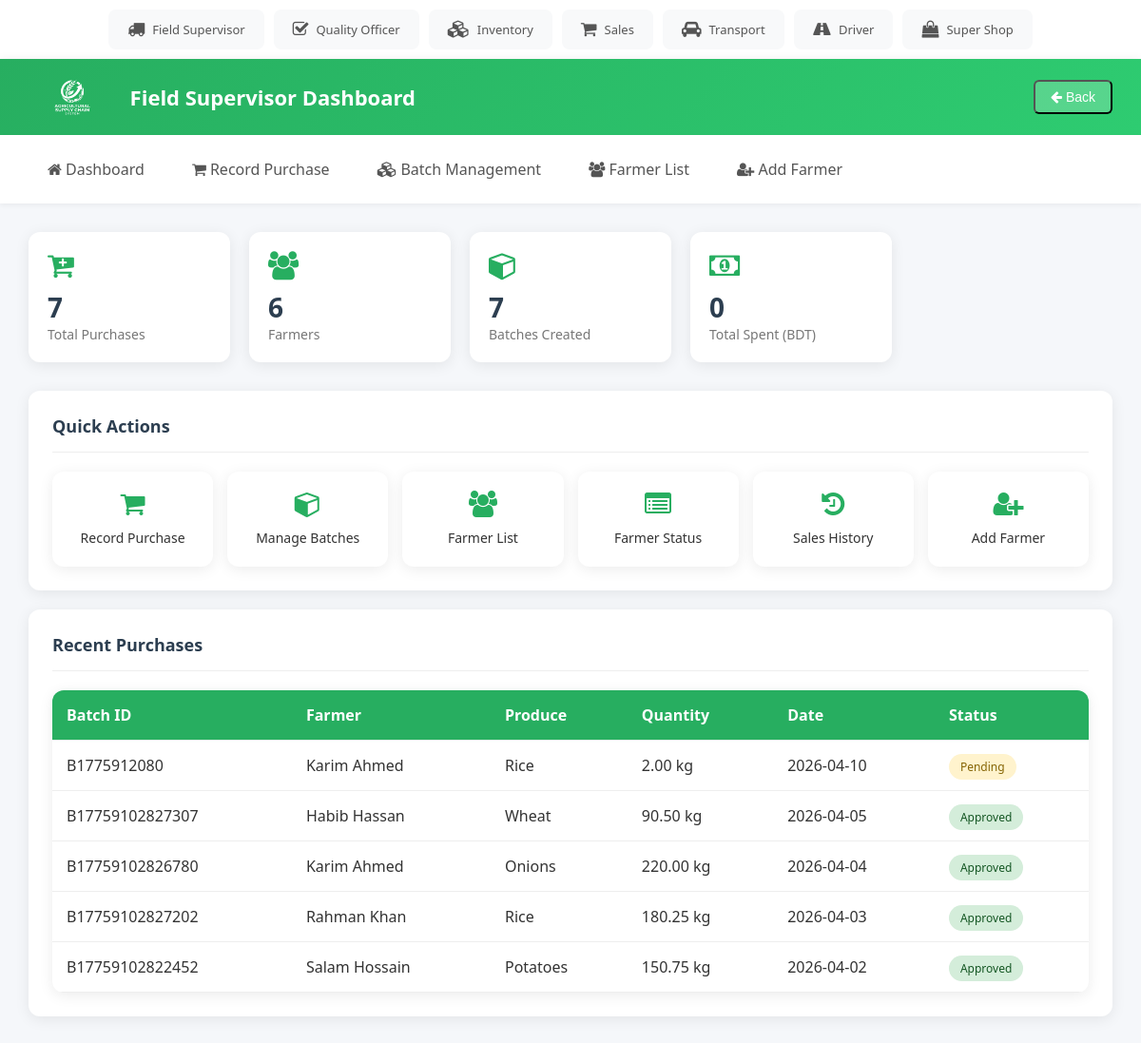
Screenshot of /field_supervisor/dashboard.php with the database file from the repository.
### tables this page shows
CREATE TABLE `Batches` (
  `batch_id` int(11) NOT NULL,
  `batch_number` varchar(50) NOT NULL,
  `product_id` int(11) DEFAULT NULL,
  `farmer_id` int(11) DEFAULT NULL,
  `supervisor_id` int(11) DEFAULT NULL,
  `quantity` decimal(10,2) DEFAULT NULL,
  `unit` varchar(20) DEFAULT NULL,
  `purchase_date` timestamp NOT NULL DEFAULT current_timestamp()
);

CREATE TABLE `Farmers` (
  `farmer_id` int(11) NOT NULL,
  `name` varchar(100) NOT NULL,
  `location` varchar(255) DEFAULT NULL,
  `contact_info` varchar(50) DEFAULT NULL
);

CREATE TABLE `Products` (
  `product_id` int(11) NOT NULL,
  `product_name` varchar(100) NOT NULL,
  `category` varchar(50) DEFAULT NULL
);

CREATE TABLE `Quality_Checks` (
  `check_id` int(11) NOT NULL,
  `batch_id` int(11) DEFAULT NULL,
  `officer_id` int(11) DEFAULT NULL,
  `quality_tag` varchar(50) DEFAULT NULL,
  `comments` text DEFAULT NULL,
  `check_date` timestamp NOT NULL DEFAULT current_timestamp()
);

### field_supervisor/dashboard.php (the view, shortened to what this page needs)
<?php
include "../db.php";
$total_batches = 0;
$total_farmers = 0;
$total_earnings = 0;
$result = $conn->query("SELECT COUNT(*) AS total FROM Batches");
if ($result) {
    $total_batches = $result->fetch_assoc()['total'];
}
$result = $conn->query("SELECT COUNT(*) AS total FROM Farmers");
if ($result) {
    $total_farmers = $result->fetch_assoc()['total'];
}
$total_purchases = $total_batches;
$recent_sql = "SELECT b.batch_number, f.name AS farmer_name, p.product_name, b.quantity, b.unit, DATE_FORMAT(b.purchase_date, '%Y-%m-%d') AS purchase_date, q.quality_tag FROM Batches b JOIN Farmers f ON b.farmer_id=f.farmer_id JOIN Products p ON b.product_id=p.product_id LEFT JOIN Quality_Checks q ON b.batch_id=q.batch_id ORDER BY b.purchase_date DESC LIMIT 5";
$recent_result = $conn->query($recent_sql);
?>
<!DOCTYPE html>
<html lang="en">
  <head>
    <link rel="stylesheet" href="../style.css" />
    <link rel="stylesheet" href="https://cdnjs.cloudflare.com/ajax/libs/font-awesome/4.7.0/css/font-awesome.min.css" />
  </head>
  <body>
    <main>
      <div class="stats-grid">
        <div class="stat-card">
          <i class="fa fa-cart-plus"></i>
          <div class="value"><?php echo $total_purchases; ?></div>
          <div class="label">Total Purchases</div>
        </div>
        <div class="stat-card">
          <i class="fa fa-users"></i>
          <div class="value"><?php echo $total_farmers; ?></div>
          <div class="label">Farmers</div>
        </div>
        <div class="stat-card">
          <i class="fa fa-cube"></i>
          <div class="value"><?php echo $total_batches; ?></div>
          <div class="label">Batches Created</div>
        </div>
        <div class="stat-card">
          <i class="fa fa-money"></i>
          <div class="value"><?php echo $total_earnings; ?></div>
          <div class="label">Total Spent (BDT)</div>
        </div>
      </div>
      <div class="card">
        <div class="card-header">
          <span class="card-title">Quick Actions</span>
        </div>
        <div class="quick-actions">
          <a href="record_purchase.php" class="action-btn">
            <i class="fa fa-shopping-cart"></i>
            <span>Record Purchase</span>
          </a>
          <a href="batch_management.php" class="action-btn">
            <i class="fa fa-cube"></i>
            <span>Manage Batches</span>
          </a>
          <a href="farmer_list.php" class="action-btn">
            <i class="fa fa-users"></i>
            <span>Farmer List</span>
          </a>
          <a href="farmer_status.php" class="action-btn">
            <i class="fa fa-list-alt"></i>
            <span>Farmer Status</span>
          </a>
          <a href="farmer_history.php" class="action-btn">
            <i class="fa fa-history"></i>
            <span>Sales History</span>
          </a>
          <a href="add_farmer.php" class="action-btn">
            <i class="fa fa-user-plus"></i>
            <span>Add Farmer</span>
          </a>
        </div>
      </div>
      <div class="card">
        <div class="card-header">
          <span class="card-title">Recent Purchases</span>
        </div>
        <table>
          <tr>
            <th>Batch ID</th>
            <th>Farmer</th>
            <th>Produce</th>
            <th>Quantity</th>
            <th>Date</th>
            <th>Status</th>
          </tr>
          <?php if ($recent_result && $recent_result->num_rows > 0) {
            while ($row = $recent_result->fetch_assoc()) {
              $status = $row['quality_tag'] ? 'Approved' : 'Pending';
              $status_class = $status === 'Approved' ? 'completed' : 'pending';
          ?>
          <tr>
            <td><?php echo htmlspecialchars($row['batch_number']); ?></td>
            <td><?php echo htmlspecialchars($row['farmer_name']); ?></td>
            <td><?php echo htmlspecialchars($row['product_name']); ?></td>
            <td><?php echo htmlspecialchars($row['quantity'] . ' ' . $row['unit']); ?></td>
            <td><?php echo htmlspecialchars($row['purchase_date']); ?></td>
            <td><span class="status <?php echo $status_class; ?>"><?php echo $status; ?></span></td>
          </tr>
          <?php }
          } else {
            echo '<tr><td colspan="6">No recent purchases available.</td></tr>';
          }
          $conn->close(); ?>
        </table>
      </div>
    </main>
  </body>
</html>

### style.css (style rules this page uses)
* { box-sizing: border-box; }
body { margin: 0; font-family: 'Segoe UI', Tahoma, Geneva, Verdana, sans-serif; background: #f5f7fa; color: #333; }
.topbar { background: white; padding: 10px 20px; display: flex; justify-content: center; box-shadow: 0 2px 10px rgba(0,0,0,0.08); overflow-x: auto; }
.topbar-users { display: flex; gap: 10px; flex-wrap: nowrap; }
.topbar-user { display: flex; align-items: center; gap: 8px; padding: 10px 18px; background: #f8f9fa; border-radius: 8px; text-decoration: none; color: #555; font-size: 13px; font-weight: 500; white-space: nowrap; transition: all 0.3s; border: 2px solid transparent; }
.topbar-user i { font-size: 18px; }
header { background: linear-gradient(135deg, #27ae60, #2ecc71); color: white; padding: 15px 30px; display: flex; align-items: center; justify-content: space-between; box-shadow: 0 2px 10px rgba(0,0,0,0.1); }
header .header-left { display: flex; align-items: center; gap: 15px; }
header .logo { height: 50px; border-radius: 8px; }
header .title { font-size: 22px; font-weight: 600; }
header .back-btn { background: rgba(255,255,255,0.2); color: white; padding: 8px 16px; border-radius: 6px; text-decoration: none; font-size: 14px; transition: background 0.3s; }
nav { background: white; display: flex; gap: 10px; padding: 15px 30px; box-shadow: 0 2px 5px rgba(0,0,0,0.05); }
nav a { color: #555; padding: 10px 20px; text-decoration: none; font-weight: 500; border-radius: 6px; transition: all 0.3s ease; }
main { padding: 30px; }
.card { background: white; border-radius: 12px; padding: 25px; box-shadow: 0 3px 15px rgba(0,0,0,0.08); margin-bottom: 20px; }
.card-header { display: flex; justify-content: space-between; align-items: center; margin-bottom: 20px; padding-bottom: 15px; border-bottom: 1px solid #eee; }
.card-title { font-size: 18px; font-weight: 600; color: #2c3e50; }
table { width: 100%; border-collapse: collapse; background: white; border-radius: 12px; overflow: hidden; box-shadow: 0 3px 15px rgba(0,0,0,0.08); }
th, td { padding: 15px; text-align: left; border-bottom: 1px solid #eee; }
th { background: #27ae60; color: white; font-weight: 600; }
.status { padding: 5px 12px; border-radius: 20px; font-size: 12px; font-weight: 500; }
.status.pending { background: #fff3cd; color: #856404; }
.status.completed { background: #d4edda; color: #155724; }
.stats-grid { display: grid; grid-template-columns: repeat(auto-fill, minmax(200px, 1fr)); gap: 20px; margin-bottom: 30px; }
.stat-card { background: white; padding: 20px; border-radius: 12px; box-shadow: 0 3px 15px rgba(0,0,0,0.08); }
.stat-card i { font-size: 30px; color: #27ae60; margin-bottom: 10px; }
.stat-card .value { font-size: 28px; font-weight: 700; color: #2c3e50; }
.stat-card .label { font-size: 14px; color: #777; }
.quick-actions { display: grid; grid-template-columns: repeat(auto-fill, minmax(150px, 1fr)); gap: 15px; }
.action-btn { background: white; padding: 20px; border-radius: 12px; text-align: center; text-decoration: none; color: #333; box-shadow: 0 3px 15px rgba(0,0,0,0.08); transition: all 0.3s; }
.action-btn i { font-size: 28px; color: #27ae60; margin-bottom: 10px; display: block; }
.action-btn span { font-size: 14px; font-weight: 500; }

### rows the page displays
batches: batch_number "B1775912080", farmer.name "Karim Ahmed", product.product_name "Rice", quantity+unit "2.00 kg", purchase_date "2026-04-10", status "Pending"
batches: batch_number "B17759102827307", farmer.name "Habib Hassan", product.product_name "Wheat", quantity+unit "90.50 kg", purchase_date "2026-04-05", quality_checks.quality_tag "Approved"
batches: batch_number "B17759102826780", farmer.name "Karim Ahmed", product.product_name "Onions", quantity+unit "220.00 kg", purchase_date "2026-04-04", quality_checks.quality_tag "Approved"
batches: batch_number "B17759102827202", farmer.name "Rahman Khan", product.product_name "Rice", quantity+unit "180.25 kg", purchase_date "2026-04-03", quality_checks.quality_tag "Approved"
batches: batch_number "B17759102822452", farmer.name "Salam Hossain", product.product_name "Potatoes", quantity+unit "150.75 kg", purchase_date "2026-04-02", quality_checks.quality_tag "Approved"

### other values shown
$total_purchases "7"
$total_farmers "6"
$total_batches "7"
$total_earnings "0"
